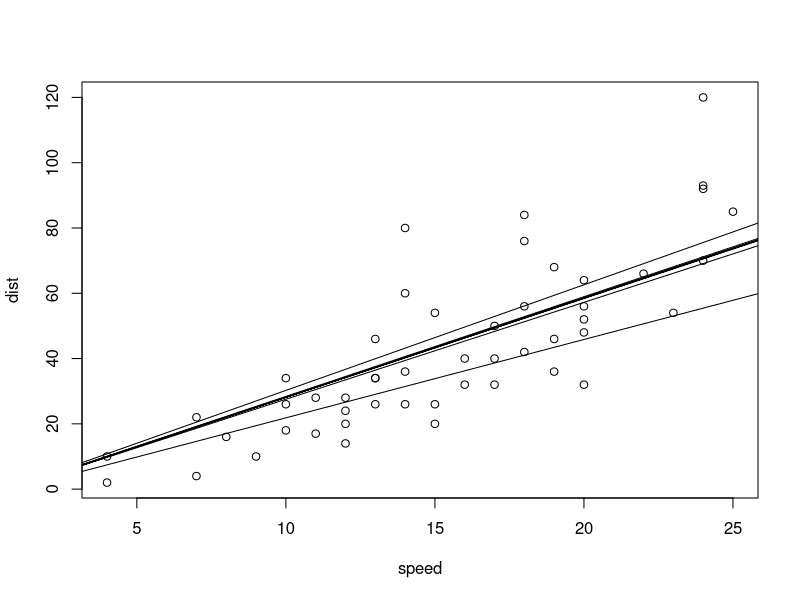

Generate this figure with R:
# I use cars in this example
#
str(cars)
plot(cars)


# dependent variable
#
y <- cars$dist

# independent variable
x <- cars$speed

# adding ones to x 
x <- cbind(1,x)

# initalize theta vector
theta<- c(-2,5)

# Number of the observations
m <- nrow(x)

#Calculate cost
cost <- sum(((x%*%theta)- y)^2)/(2*m)

# Set learning parameter
alpha <- 0.005

#Number of iterations
iterations <- 1500

# updating thetas using gradient update
for(i in 1:20)
{
  theta[1] <- theta[1] - alpha * (1/m) * sum(((x%*%theta)- y))
  theta[2] <- theta[2] - alpha * (1/m) * sum(((x%*%theta)- y)*x[,2])
  abline(a=theta[1],b=theta[2],color=i)
}

abline(a=theta[1],b=theta[2])
